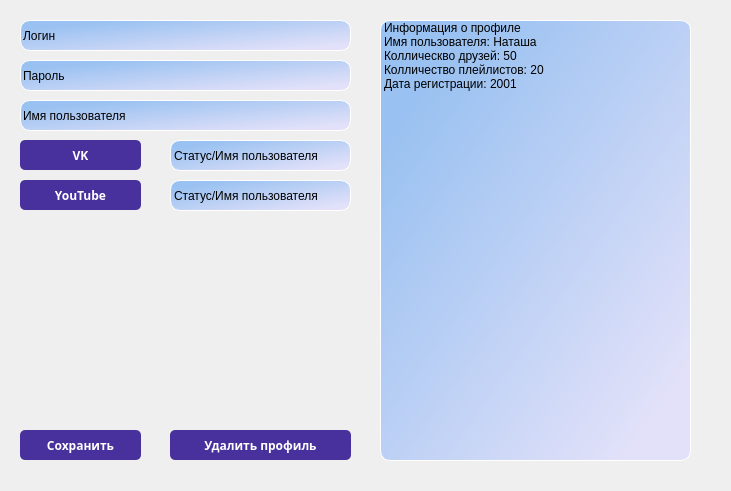
<?xml version="1.0" encoding="UTF-8"?>
<ui version="4.0">
 <class>Config</class>
 <widget class="QWidget" name="Config">
  <property name="geometry">
   <rect>
    <x>0</x>
    <y>0</y>
    <width>731</width>
    <height>491</height>
   </rect>
  </property>
  <property name="windowTitle">
   <string>Form</string>
  </property>
  <widget class="QPushButton" name="vk_auth_config">
   <property name="geometry">
    <rect>
     <x>20</x>
     <y>140</y>
     <width>121</width>
     <height>30</height>
    </rect>
   </property>
   <property name="minimumSize">
    <size>
     <width>0</width>
     <height>30</height>
    </size>
   </property>
   <property name="font">
    <font>
     <family>Play</family>
     <bold>true</bold>
    </font>
   </property>
   <property name="styleSheet">
    <string notr="true">QPushButton {
	background-color: rgb(72, 49, 157);
	border-radius: 5px;
	color: rgb(255, 255, 255);

}

QPushButton:hover {
	background-color: rgba(102, 64, 191, 169);
	border-radius: 5px;
	color: rgb(255, 255, 255);
	
}
</string>
   </property>
   <property name="text">
    <string>VK</string>
   </property>
  </widget>
  <widget class="QLineEdit" name="lineEdit_4">
   <property name="geometry">
    <rect>
     <x>20</x>
     <y>60</y>
     <width>331</width>
     <height>31</height>
    </rect>
   </property>
   <property name="styleSheet">
    <string notr="true">	background-color: qlineargradient(spread:pad, x1:0, y1:0, x2:1, y2:1, stop:0.140704 rgba(153, 193, 241, 255), stop:0.894472 rgba(226, 225, 249, 255));
border: 0.5px solid #ffffff;
border-radius: 10px;</string>
   </property>
   <property name="text">
    <string>Пароль</string>
   </property>
  </widget>
  <widget class="QListWidget" name="listWidget_3">
   <property name="geometry">
    <rect>
     <x>380</x>
     <y>20</y>
     <width>311</width>
     <height>441</height>
    </rect>
   </property>
   <property name="styleSheet">
    <string notr="true">	background-color: qlineargradient(spread:pad, x1:0, y1:0, x2:1, y2:1, stop:0.140704 rgba(153, 193, 241, 255), stop:0.894472 rgba(226, 225, 249, 255));
border: 0.5px solid #ffffff;
border-radius: 10px;</string>
   </property>
   <item>
    <property name="text">
     <string>Информация о профиле</string>
    </property>
   </item>
   <item>
    <property name="text">
     <string>Имя пользователя: Наташа</string>
    </property>
   </item>
   <item>
    <property name="text">
     <string>Коллическво друзей: 50</string>
    </property>
   </item>
   <item>
    <property name="text">
     <string>Колличество плейлистов: 20</string>
    </property>
   </item>
   <item>
    <property name="text">
     <string>Дата регистрации: 2001</string>
    </property>
   </item>
  </widget>
  <widget class="QPushButton" name="delete_config">
   <property name="geometry">
    <rect>
     <x>170</x>
     <y>430</y>
     <width>181</width>
     <height>30</height>
    </rect>
   </property>
   <property name="minimumSize">
    <size>
     <width>0</width>
     <height>30</height>
    </size>
   </property>
   <property name="font">
    <font>
     <family>Play</family>
     <bold>true</bold>
    </font>
   </property>
   <property name="styleSheet">
    <string notr="true">QPushButton {
	background-color: rgb(72, 49, 157);
	border-radius: 5px;
	color: rgb(255, 255, 255);

}

QPushButton:hover {
	background-color: rgba(102, 64, 191, 169);
	border-radius: 5px;
	color: rgb(255, 255, 255);
	
}
</string>
   </property>
   <property name="text">
    <string>Удалить профиль</string>
   </property>
  </widget>
  <widget class="QLineEdit" name="lineEdit_5">
   <property name="geometry">
    <rect>
     <x>20</x>
     <y>100</y>
     <width>331</width>
     <height>31</height>
    </rect>
   </property>
   <property name="styleSheet">
    <string notr="true">	background-color: qlineargradient(spread:pad, x1:0, y1:0, x2:1, y2:1, stop:0.140704 rgba(153, 193, 241, 255), stop:0.894472 rgba(226, 225, 249, 255));
border: 0.5px solid #ffffff;
border-radius: 10px;</string>
   </property>
   <property name="text">
    <string>Имя пользователя</string>
   </property>
  </widget>
  <widget class="QLabel" name="Label_Video_2">
   <property name="geometry">
    <rect>
     <x>170</x>
     <y>140</y>
     <width>181</width>
     <height>31</height>
    </rect>
   </property>
   <property name="styleSheet">
    <string notr="true">	background-color: qlineargradient(spread:pad, x1:0, y1:0, x2:1, y2:1, stop:0.140704 rgba(153, 193, 241, 255), stop:0.894472 rgba(226, 225, 249, 255));
border: 0.5px solid #ffffff;
border-radius: 10px;</string>
   </property>
   <property name="text">
    <string>Статус/Имя пользователя</string>
   </property>
  </widget>
  <widget class="QPushButton" name="youtube_auth_config">
   <property name="geometry">
    <rect>
     <x>20</x>
     <y>180</y>
     <width>121</width>
     <height>30</height>
    </rect>
   </property>
   <property name="minimumSize">
    <size>
     <width>0</width>
     <height>30</height>
    </size>
   </property>
   <property name="font">
    <font>
     <family>Play</family>
     <bold>true</bold>
    </font>
   </property>
   <property name="styleSheet">
    <string notr="true">QPushButton {
	background-color: rgb(72, 49, 157);
	border-radius: 5px;
	color: rgb(255, 255, 255);

}

QPushButton:hover {
	background-color: rgba(102, 64, 191, 169);
	border-radius: 5px;
	color: rgb(255, 255, 255);
	
}
</string>
   </property>
   <property name="text">
    <string>YouTube</string>
   </property>
  </widget>
  <widget class="QLabel" name="Label_Video_3">
   <property name="geometry">
    <rect>
     <x>170</x>
     <y>180</y>
     <width>181</width>
     <height>31</height>
    </rect>
   </property>
   <property name="styleSheet">
    <string notr="true">	background-color: qlineargradient(spread:pad, x1:0, y1:0, x2:1, y2:1, stop:0.140704 rgba(153, 193, 241, 255), stop:0.894472 rgba(226, 225, 249, 255));
border: 0.5px solid #ffffff;
border-radius: 10px;</string>
   </property>
   <property name="text">
    <string>Статус/Имя пользователя</string>
   </property>
  </widget>
  <widget class="QLineEdit" name="lineEdit_3">
   <property name="geometry">
    <rect>
     <x>20</x>
     <y>20</y>
     <width>331</width>
     <height>31</height>
    </rect>
   </property>
   <property name="styleSheet">
    <string notr="true">	background-color: qlineargradient(spread:pad, x1:0, y1:0, x2:1, y2:1, stop:0.140704 rgba(153, 193, 241, 255), stop:0.894472 rgba(226, 225, 249, 255));
border: 0.5px solid #ffffff;
border-radius: 10px;</string>
   </property>
   <property name="text">
    <string>Логин</string>
   </property>
  </widget>
  <widget class="QPushButton" name="save_config">
   <property name="geometry">
    <rect>
     <x>20</x>
     <y>430</y>
     <width>121</width>
     <height>30</height>
    </rect>
   </property>
   <property name="minimumSize">
    <size>
     <width>0</width>
     <height>30</height>
    </size>
   </property>
   <property name="font">
    <font>
     <family>Play</family>
     <bold>true</bold>
    </font>
   </property>
   <property name="styleSheet">
    <string notr="true">QPushButton {
	background-color: rgb(72, 49, 157);
	border-radius: 5px;
	color: rgb(255, 255, 255);

}

QPushButton:hover {
	background-color: rgba(102, 64, 191, 169);
	border-radius: 5px;
	color: rgb(255, 255, 255);
	
}
</string>
   </property>
   <property name="text">
    <string>Сохранить</string>
   </property>
  </widget>
 </widget>
 <resources/>
 <connections/>
</ui>
